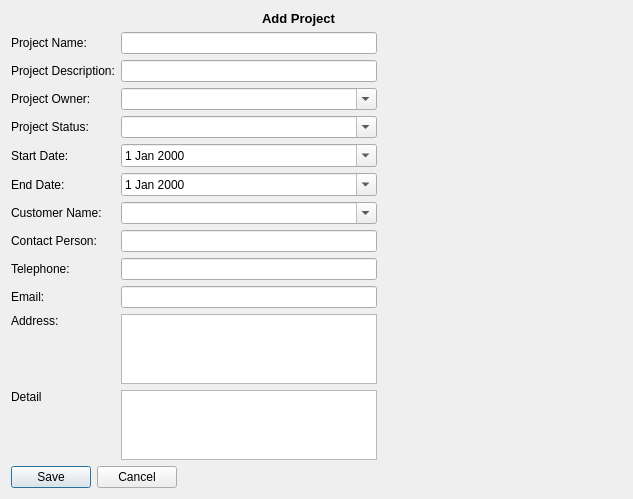
<?xml version="1.0" encoding="UTF-8"?>
<ui version="4.0">
 <class>AddProject</class>
 <widget class="QWidget" name="AddProject">
  <property name="geometry">
   <rect>
    <x>0</x>
    <y>0</y>
    <width>633</width>
    <height>453</height>
   </rect>
  </property>
  <property name="windowTitle">
   <string>Form</string>
  </property>
  <layout class="QGridLayout" name="gridLayout">
   <item row="4" column="2">
    <widget class="QComboBox" name="projectStatusComboBox">
     <property name="editable">
      <bool>true</bool>
     </property>
    </widget>
   </item>
   <item row="11" column="2">
    <widget class="QLineEdit" name="emailLineEdit"/>
   </item>
   <item row="6" column="2">
    <widget class="QDateEdit" name="startDateDateEdit">
     <property name="calendarPopup">
      <bool>true</bool>
     </property>
    </widget>
   </item>
   <item row="15" column="0" colspan="3">
    <widget class="QDialogButtonBox" name="buttonBox">
     <property name="sizePolicy">
      <sizepolicy hsizetype="Fixed" vsizetype="Fixed">
       <horstretch>0</horstretch>
       <verstretch>0</verstretch>
      </sizepolicy>
     </property>
     <property name="standardButtons">
      <set>QDialogButtonBox::Cancel|QDialogButtonBox::Save</set>
     </property>
    </widget>
   </item>
   <item row="0" column="0" colspan="4">
    <widget class="QLabel" name="label">
     <property name="font">
      <font>
       <pointsize>10</pointsize>
       <weight>75</weight>
       <bold>true</bold>
      </font>
     </property>
     <property name="text">
      <string>Add Project          </string>
     </property>
     <property name="alignment">
      <set>Qt::AlignCenter</set>
     </property>
    </widget>
   </item>
   <item row="1" column="3">
    <spacer name="horizontalSpacer">
     <property name="orientation">
      <enum>Qt::Horizontal</enum>
     </property>
     <property name="sizeHint" stdset="0">
      <size>
       <width>40</width>
       <height>20</height>
      </size>
     </property>
    </spacer>
   </item>
   <item row="1" column="2">
    <widget class="QLineEdit" name="projectNameLineEdit"/>
   </item>
   <item row="11" column="0">
    <widget class="QLabel" name="emailLabel">
     <property name="text">
      <string>Email:</string>
     </property>
    </widget>
   </item>
   <item row="10" column="2">
    <widget class="QLineEdit" name="telephoneLineEdit"/>
   </item>
   <item row="12" column="0">
    <widget class="QLabel" name="addressLabel">
     <property name="text">
      <string>Address:</string>
     </property>
     <property name="alignment">
      <set>Qt::AlignLeading|Qt::AlignLeft|Qt::AlignTop</set>
     </property>
    </widget>
   </item>
   <item row="3" column="0" colspan="2">
    <widget class="QLabel" name="projectOwnerLabel">
     <property name="text">
      <string>Project Owner:</string>
     </property>
    </widget>
   </item>
   <item row="7" column="0">
    <widget class="QLabel" name="endDateLabel">
     <property name="text">
      <string>End Date:</string>
     </property>
    </widget>
   </item>
   <item row="2" column="2">
    <widget class="QLineEdit" name="projectDescriptionLineEdit"/>
   </item>
   <item row="9" column="2">
    <widget class="QLineEdit" name="contactPersonLineEdit"/>
   </item>
   <item row="3" column="2">
    <widget class="QComboBox" name="projectOwnerComboBox">
     <property name="editable">
      <bool>true</bool>
     </property>
    </widget>
   </item>
   <item row="2" column="0" colspan="2">
    <widget class="QLabel" name="projectDescriptionLabel">
     <property name="text">
      <string>Project Description:</string>
     </property>
    </widget>
   </item>
   <item row="4" column="0" colspan="2">
    <widget class="QLabel" name="projectStatusLabel">
     <property name="text">
      <string>Project Status:</string>
     </property>
    </widget>
   </item>
   <item row="9" column="0" colspan="2">
    <widget class="QLabel" name="contactPersonLabel">
     <property name="text">
      <string>Contact Person:</string>
     </property>
    </widget>
   </item>
   <item row="6" column="0">
    <widget class="QLabel" name="startDateLabel">
     <property name="text">
      <string>Start Date:</string>
     </property>
    </widget>
   </item>
   <item row="1" column="0">
    <widget class="QLabel" name="projectNameLabel">
     <property name="text">
      <string>Project Name:</string>
     </property>
    </widget>
   </item>
   <item row="7" column="2">
    <widget class="QDateEdit" name="endDateDateEdit">
     <property name="calendarPopup">
      <bool>true</bool>
     </property>
    </widget>
   </item>
   <item row="10" column="0">
    <widget class="QLabel" name="telephoneLabel">
     <property name="text">
      <string>Telephone:</string>
     </property>
    </widget>
   </item>
   <item row="14" column="0">
    <spacer name="verticalSpacer">
     <property name="orientation">
      <enum>Qt::Vertical</enum>
     </property>
     <property name="sizeHint" stdset="0">
      <size>
       <width>20</width>
       <height>40</height>
      </size>
     </property>
    </spacer>
   </item>
   <item row="8" column="0">
    <widget class="QLabel" name="customerNameLabel">
     <property name="text">
      <string>Customer Name:</string>
     </property>
    </widget>
   </item>
   <item row="8" column="2">
    <widget class="QComboBox" name="customerNameComboBox">
     <property name="editable">
      <bool>true</bool>
     </property>
    </widget>
   </item>
   <item row="13" column="0">
    <widget class="QLabel" name="label_2">
     <property name="text">
      <string>Detail</string>
     </property>
     <property name="alignment">
      <set>Qt::AlignLeading|Qt::AlignLeft|Qt::AlignTop</set>
     </property>
    </widget>
   </item>
   <item row="13" column="2">
    <widget class="QPlainTextEdit" name="projectDetail"/>
   </item>
   <item row="12" column="2">
    <widget class="QPlainTextEdit" name="addressLineTextEdit"/>
   </item>
  </layout>
 </widget>
 <tabstops>
  <tabstop>projectNameLineEdit</tabstop>
  <tabstop>projectDescriptionLineEdit</tabstop>
  <tabstop>projectOwnerComboBox</tabstop>
  <tabstop>projectStatusComboBox</tabstop>
  <tabstop>startDateDateEdit</tabstop>
  <tabstop>endDateDateEdit</tabstop>
  <tabstop>customerNameComboBox</tabstop>
  <tabstop>contactPersonLineEdit</tabstop>
  <tabstop>telephoneLineEdit</tabstop>
  <tabstop>emailLineEdit</tabstop>
 </tabstops>
 <resources/>
 <connections/>
</ui>
